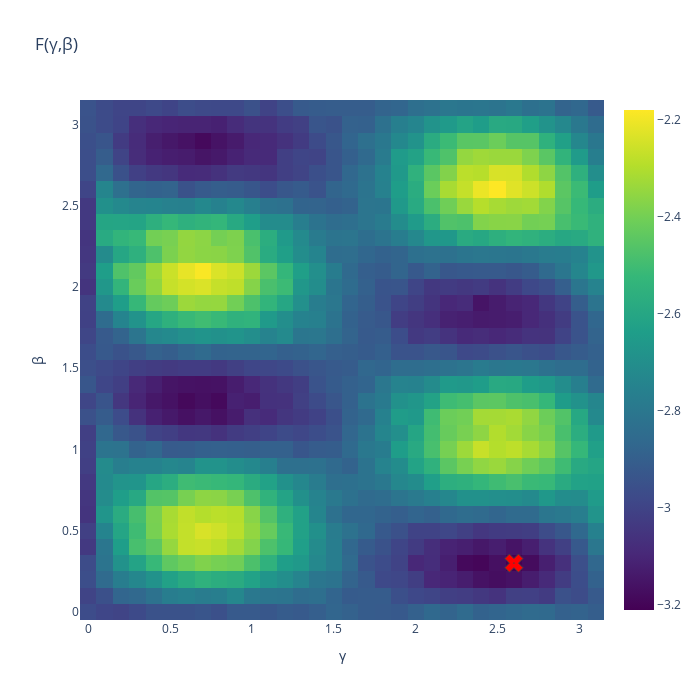

The notebook cell this image was saved under:
### Code cell
# Plot Heatmap 
fig = go.Figure(data=go.Heatmap(z=landscape, x=b_beta, y=a_gamma, type = 'heatmap', colorscale = 'viridis'))

# Update Layout
fig.update_layout(title="F(γ,β)", width=700, height=700, yaxis_title="β", xaxis_title="γ")

# Display Global Minimium 
fig.add_trace(
    go.Scatter(mode="markers", x=[opt_beta], y=[opt_gamma], marker_symbol=[204], text = [landscape[gamma,beta]],
                   marker_color="red",  hovertemplate="x: %{x}<br>y: %{y}<br> z: %{text:.2f}<extra></extra>", 
                   marker_line_width=1, marker_size=16))

### Figure 1 — Plotly figure (JSON) as saved in the notebook; plotly's stock layout.template omitted (floating-point values rounded to 4 significant figures; data arrays with more than 128 entries replaced by an {"elided": "..."} marker saying what was removed)
{"data": [{"colorscale": [[0, "#440154"], [0.1111, "#482878"], [0.2222, "#3e4989"], [0.3333, "#31688e"], [0.4444, "#26828e"], [0.5556, "#1f9e89"], [0.6667, "#35b779"], [0.7778, "#6ece58"], [0.8889, "#b5de2b"], [1, "#fde725"]], "type": "heatmap", "x": [0, 0.1, 0.2, 0.3, 0.4, 0.5, 0.6, 0.7, 0.8, 0.9, 1, 1.1, 1.2, 1.3, 1.4, 1.5, 1.6, 1.7, 1.8, 1.9, 2, 2.1, 2.2, 2.3, 2.4, 2.5, 2.6, 2.7, 2.8, 2.9, 3, 3.1], "y": [0, 0.1, 0.2, 0.3, 0.4, 0.5, 0.6, 0.7, 0.8, 0.9, 1, 1.1, 1.2, 1.3, 1.4, 1.5, 1.6, 1.7, 1.8, 1.9, 2, 2.1, 2.2, 2.3, 2.4, 2.5, 2.6, 2.7, 2.8, 2.9, 3, 3.1], "z": {"elided": "32x32 float values"}}, {"hovertemplate": "x: %{x}<br>y: %{y}<br> z: %{text:.2f}<extra></extra>", "marker": {"color": "red", "line": {"width": 1}, "size": 16, "symbol": [204]}, "mode": "markers", "text": ["-3.209915809318058"], "type": "scatter", "x": [2.6], "y": [0.3]}], "layout": {"height": 700, "title": {"text": "F(γ,β)"}, "width": 700, "xaxis": {"title": {"text": "γ"}}, "yaxis": {"title": {"text": "β"}}}}
